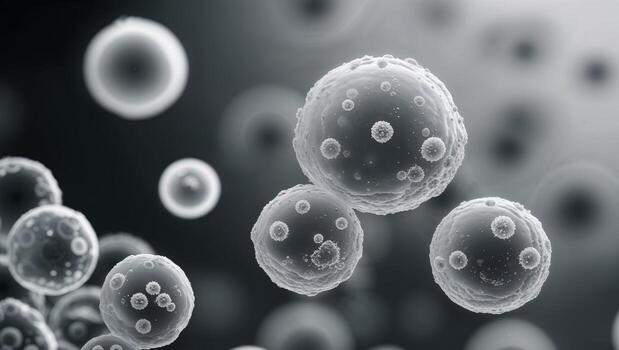
#> input picture test.jpg, 619 x 350 px
$ python -i segmentacion.py   (imports and definitions only)
#> lines starting #> are read from the running program, lines starting #| are printed output that depends on the picture; after the words box and inside, x2 and y2 are one past the last pixel; in counts of white or black regions, pixels touching at a corner belong together
#> further down, picture is the input picture: shape (350, 619, 3); mean B, G, R 106, 102.8, 98.4
import cv2
import numpy as np

# Imagen original
#→ detectar colores celulares
#→ convertirlos en blanco
#→ convertir fondo en negro


# aqui calculamos el mejor umbral para convertir la imagen en una máscara binaria
# donde las células quedan separadas del fondo.
def Otsu(img):
    # El valor 0 se ignora ya que THRESH_OTSU determina el valor crítico de forma estadística
    _, th = cv2.threshold(
        img,
        0,
        255,
        cv2.THRESH_BINARY + cv2.THRESH_OTSU
    )

    return th

#Usameos HSV separa el color del brillo.
# En Rgb el brillo afecta a los valores de los canales, mientras que en HSV el canal de matiz (Hue) se mantiene relativamente constante para un color dado, independientemente de su luminosidad. Esto permite segmentar colores específicos con mayor precisión, incluso en condiciones de iluminación variables.

     # Segmentación por color mediante el modelo de color HSV
     # Aísla estructuras (células) basándose en rangos específicos de saturación y matiz
def ColorSegmentation(img_bgr):
    # Conversión a HSV para desacoplar la información de luminancia del color (croma)
    hsv = cv2.cvtColor(img_bgr, cv2.COLOR_BGR2HSV)
#> hsv: shape (350, 619, 3); mean H, S, V 103.1, 29.8, 106


#Aquí definimos colores azulados y morados que suelen aparecer en células microscópicas.
    # Definición de rangos para segmentar núcleos y membranas (azules y violetas)
    mask_blue = cv2.inRange(
        hsv,
        np.array([80, 20, 20]),
        np.array([145, 255, 255])
    )
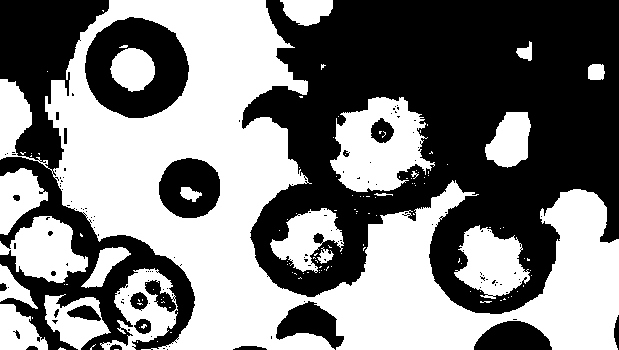
#> mask_blue: shape (350, 619); 49.6% white; 128 white regions (107 under 20 px), largest, box (x1, y1, x2, y2) and area: (0, 0, 619, 350) 77217, (330, 97, 435, 192) 6175, (0, 216, 88, 283) 3450

#También se detectan tonos rosados y magenta para adaptarse a distintos tipos de imágenes.
    # Definición de rangos para tonos magenta y rojizos (citoplasmas)
    mask_pink1 = cv2.inRange(
        hsv,
        np.array([135, 20, 30]),
        np.array([179, 255, 255])
    )
#> mask_pink1: shape (350, 619); every value is 0

    # Segundo rango para tonos rojos (debido a la circularidad del canal Hue en HSV)
    mask_pink2 = cv2.inRange(
        hsv,
        np.array([0, 20, 30]),
        np.array([15, 255, 255])
    )

#Aqui unimos todas las máscaras para obtener una sola imagen binaria con todas las posibles células.
    mask = mask_blue | mask_pink1 | mask_pink2

    # Kernel estructurante para procesos de morfología matemática
    kernel = np.ones((5, 5), np.uint8)

# Filtro de mediana para reducir el ruido pequeño que podría confundirse con células.
    mask = cv2.medianBlur(mask, 5)
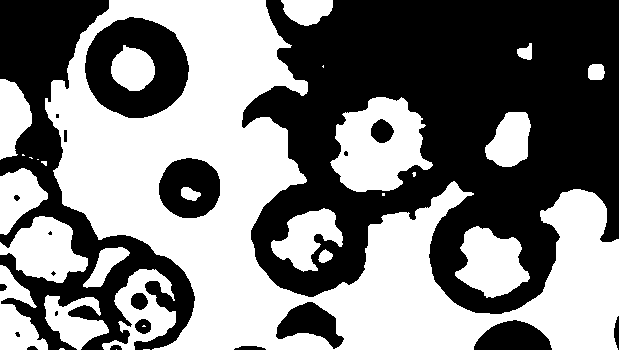
#> mask: shape (350, 619); 49.6% white; 29 white regions (10 under 20 px), largest, box (x1, y1, x2, y2) and area: (45, 0, 619, 350) 75438, (330, 97, 433, 192) 6205, (0, 216, 88, 283) 3477

#La apertura elimina pequeñas manchas.
    mask = cv2.morphologyEx(mask, cv2.MORPH_OPEN, kernel, iterations=1)
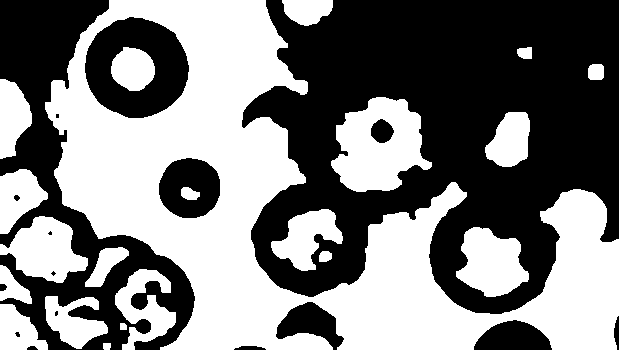
#> mask: shape (350, 619); 49.3% white; 21 white regions, largest, box (x1, y1, x2, y2) and area: (45, 0, 619, 350) 75312, (331, 97, 432, 192) 6144, (0, 216, 88, 283) 3467

# Operación de Cierre para rellenar huecos internos
    mask = cv2.morphologyEx(mask, cv2.MORPH_CLOSE, kernel, iterations=2)
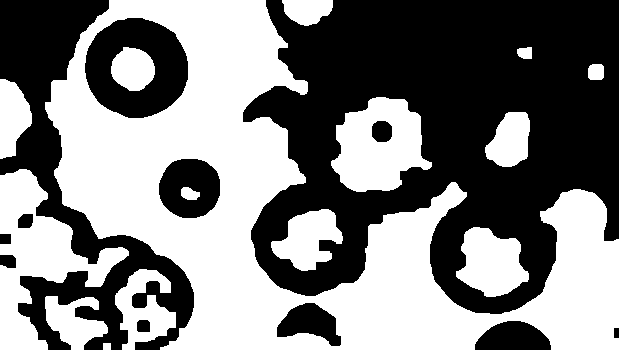
#> mask: shape (350, 619); 50.1% white; 12 black regions, largest, box (x1, y1, x2, y2) and area: (243, 0, 619, 314) 73946, (0, 0, 194, 350) 20484, (85, 18, 188, 118) 6623

    return mask

>>> import cv2
>>> picture = cv2.imread('../test.jpg')
>>> result = ColorSegmentation(picture)
